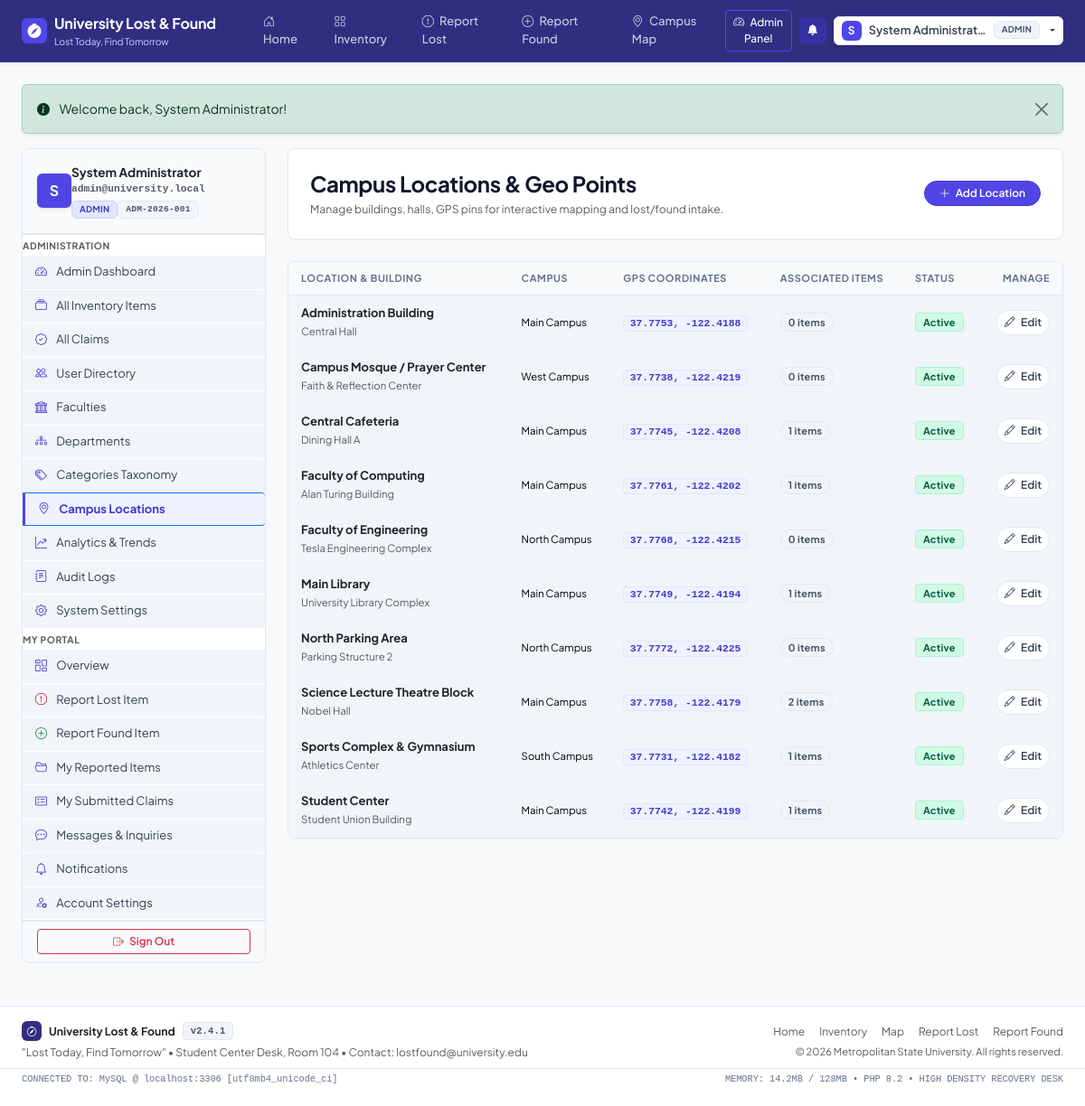
The page /admin/locations.php (signed in) on the database its author committed.
### tables this page shows
CREATE TABLE `locations` (
  `id` INT UNSIGNED NOT NULL AUTO_INCREMENT,
  `name` VARCHAR(150) NOT NULL,
  `building` VARCHAR(100) NULL,
  `campus` VARCHAR(100) NOT NULL DEFAULT 'Main Campus',
  `description` TEXT NULL,
  `latitude` DECIMAL(10, 8) NULL,
  `longitude` DECIMAL(11, 8) NULL,
  `status` ENUM('active', 'inactive') NOT NULL DEFAULT 'active',
  `created_at` TIMESTAMP NOT NULL DEFAULT CURRENT_TIMESTAMP,
  `updated_at` TIMESTAMP NOT NULL DEFAULT CURRENT_TIMESTAMP ON UPDATE CURRENT_TIMESTAMP,
  PRIMARY KEY (`id`)
);

### admin/locations.php (the view, shortened to what this page needs)
<?php
$pdo = Database::getInstance()->getConnection();
$locations = $pdo->query("SELECT l.*, COUNT(i.id) AS item_count
                          FROM locations l
                          LEFT JOIN items i ON l.id = i.location_id
                          GROUP BY l.id
                          ORDER BY l.name ASC")->fetchAll();
require_once __DIR__ . '/../includes/header.php';
require_once __DIR__ . '/../includes/navbar.php';
?>
<div class="container-fluid px-lg-4 py-4">
    <?= renderFlash() ?>
    <div class="row g-4">
        <div class="col-lg-3">
            <?php require_once __DIR__ . '/../includes/sidebar.php'; ?>
        </div>
        <div class="col-lg-9">
            <div class="card border-0 shadow-sm rounded-4 p-4 mb-4 bg-white">
                <div class="d-flex flex-column flex-md-row justify-content-between align-items-md-center gap-3">
                    <div>
                        <h4 class="fw-bold mb-1">Campus Locations & Geo Points</h4>
                        <p class="text-muted small mb-0">Manage buildings, halls, GPS pins for interactive mapping and lost/found intake.</p>
                    </div>
                    <button class="btn btn-primary btn-sm rounded-pill px-3 fw-semibold" data-bs-toggle="modal" data-bs-target="#addLocModal">
                        <i class="bi bi-plus-lg me-1"></i> Add Location
                    </button>
                </div>
            </div>
            <div class="card border-0 shadow-sm rounded-4 bg-white overflow-hidden">
                <div class="table-responsive">
                    <table class="table align-middle mb-0 table-hover">
                        <thead class="table-light text-muted small text-uppercase">
                            <tr>
                                <th class="ps-4">Location & Building</th>
                                <th>Campus</th>
                                <th>GPS Coordinates</th>
                                <th>Associated Items</th>
                                <th>Status</th>
                                <th class="text-end pe-4">Manage</th>
                            </tr>
                        </thead>
                        <tbody>
                            <?php foreach ($locations as $loc): ?>
                                <tr>
                                    <td class="ps-4">
                                        <span class="fw-bold text-dark d-block"><?= e($loc['name']) ?></span>
                                        <small class="text-muted"><?= e($loc['building']) ?></small>
                                    </td>
                                    <td><span class="small"><?= e($loc['campus']) ?></span></td>
                                    <td>
                                        <?php if ($loc['latitude'] && $loc['longitude']): ?>
                                            <code class="small"><?= number_format($loc['latitude'], 4) ?>, <?= number_format($loc['longitude'], 4) ?></code>
                                        <?php else: ?>
                                            <span class="text-muted small">Not Pinned</span>
                                        <?php endif; ?>
                                    </td>
                                    <td><span class="badge bg-light text-primary border rounded-pill"><?= $loc['item_count'] ?> items</span></td>
                                    <td>
                                        <span class="badge <?= ($loc['status'] === 'active') ? 'bg-success-subtle text-success' : 'bg-secondary-subtle text-secondary' ?> border">
                                            <?= ucfirst($loc['status']) ?>
                                        </span>
                                    </td>
                                    <td class="text-end pe-4">
                                        <button class="btn btn-light btn-sm rounded-pill" data-bs-toggle="modal" data-bs-target="#editLocModal<?= $loc['id'] ?>">
                                            <i class="bi bi-pencil me-1"></i> Edit
                                        </button>
                                    </td>
                                </tr>
                            <?php endforeach; ?>
                        </tbody>
                    </table>
                </div>
            </div>
        </div>
    </div>
</div>
<?php require_once __DIR__ . '/../includes/footer.php'; ?>

### assets/css/style.css (style rules this page uses)
:root { --bs-primary: #4338ca; --bs-primary-rgb: 67, 56, 202; --bs-primary-hover: #3730a3; --bs-indigo-900: #312e81; --bs-indigo-800: #3730a3; --bs-indigo-600: #4f46e5; --bs-indigo-50: #eef2ff; --bs-indigo-100: #e0e7ff; --bs-secondary: #64748b; --bs-body-bg: #f1f5f9; --bs-body-color: #1e293b; --bs-border-color: #e2e8f0; --bs-card-border-radius: 8px; --bs-border-radius: 6px; --bs-border-radius-sm: 4px; --bs-border-radius-lg: 8px; --bs-font-sans-serif: 'Plus Jakarta Sans', -apple-system, BlinkMacSystemFont, 'Segoe UI', Roboto, Helvetica, Arial, sans-serif; --bs-font-monospace: ui-monospace, SFMono-Regular, Menlo, Monaco, Consolas, "Liberation Mono", "Courier New", monospace; }
body { font-family: var(--bs-font-sans-serif); background-color: #f1f5f9; color: #1e293b; font-size: 0.875rem; line-height: 1.5; -webkit-font-smoothing: antialiased; }
h1, h2, h3, h4, h5, h6, .h1, .h2, .h3, .h4, .h5, .h6 { color: #0f172a; font-weight: 700; letter-spacing: -0.015em; }
code, kbd, samp, pre, .font-monospace { font-family: var(--bs-font-monospace) !important; font-size: 0.775rem; font-weight: 600; }
code { color: #4338ca; background-color: #eef2ff; padding: 0.15rem 0.4rem; border-radius: 4px; border: 1px solid #e0e7ff; }
.card { background-color: #ffffff; border: 1px solid #e2e8f0 !important; border-radius: 8px !important; box-shadow: 0 1px 2px 0 rgba(0, 0, 0, 0.04) !important; }
.table { font-size: 0.8125rem; margin-bottom: 0; color: #1e293b; border-collapse: collapse; }
.table thead th { background-color: #f8fafc !important; color: #64748b !important; font-size: 0.6875rem !important; font-weight: 700 !important; text-transform: uppercase !important; letter-spacing: 0.05em !important; padding: 0.625rem 0.875rem !important; border-bottom: 1px solid #e2e8f0 !important; white-space: nowrap; }
.table tbody td { padding: 0.625rem 0.875rem !important; border-bottom: 1px solid #f1f5f9; vertical-align: middle; }
.badge { font-size: 0.6875rem; font-weight: 700; letter-spacing: 0.02em; padding: 0.25rem 0.5rem; border-radius: 4px; }
.badge.bg-success, .badge.bg-success-subtle { background-color: #d1fae5 !important; color: #065f46 !important; border: 1px solid #a7f3d0 !important; }
.badge.bg-secondary, .badge.bg-secondary-subtle, .badge.bg-light { background-color: #f1f5f9 !important; color: #475569 !important; border: 1px solid #e2e8f0 !important; }
.btn { font-size: 0.8125rem; font-weight: 600; border-radius: 6px; padding: 0.375rem 0.75rem; transition: all 0.15s ease-in-out; }
.btn-sm { font-size: 0.75rem; padding: 0.25rem 0.5rem; border-radius: 4px; }
.btn-primary { background-color: #4f46e5; border-color: #4338ca; color: #ffffff; }
.btn-light { background-color: #ffffff; border: 1px solid #e2e8f0; color: #334155; }

### rows shown on the page
locations: name "Administration Building", building "Central Hall", campus "Main Campus", latitude "37.7753", longitude "-122.4188", item_count "0", status "Active"
locations: name "Campus Mosque / Prayer Center", building "Faith & Reflection Center", campus "West Campus", latitude "37.7738", longitude "-122.4219", item_count "0", status "Active"
locations: name "Central Cafeteria", building "Dining Hall A", campus "Main Campus", latitude "37.7745", longitude "-122.4208", item_count "1", status "Active"
locations: name "Faculty of Computing", building "Alan Turing Building", campus "Main Campus", latitude "37.7761", longitude "-122.4202", item_count "1", status "Active"
locations: name "Faculty of Engineering", building "Tesla Engineering Complex", campus "North Campus", latitude "37.7768", longitude "-122.4215", item_count "0", status "Active"
locations: name "Main Library", building "University Library Complex", campus "Main Campus", latitude "37.7749", longitude "-122.4194", item_count "1", status "Active"
locations: name "North Parking Area", building "Parking Structure 2", campus "North Campus", latitude "37.7772", longitude "-122.4225", item_count "0", status "Active"
locations: name "Science Lecture Theatre Block", building "Nobel Hall", campus "Main Campus", latitude "37.7758", longitude "-122.4179", item_count "2", status "Active"
locations: name "Sports Complex & Gymnasium", building "Athletics Center", campus "South Campus", latitude "37.7731", longitude "-122.4182", item_count "1", status "Active"
locations: name "Student Center", building "Student Union Building", campus "Main Campus", latitude "37.7742", longitude "-122.4199", item_count "1", status "Active"

### other values the page prints
APP_NAME "University Lost & Found"
APP_SLOGAN "Lost Today, Find Tomorrow"
substr($user['full_name'], 0, 1) "S"
$user['full_name'] "System Administrat…"
$user['role'] "ADMIN"
$msg "Welcome back, System Administrator!"
substr($user['full_name'] ?? 'U', 0, 1) "S"
$user['full_name'] "System Administrator"
$user['email'] "admin@university.local"
$role "ADMIN"
$user['university_id'] "ADM-2026-001"
